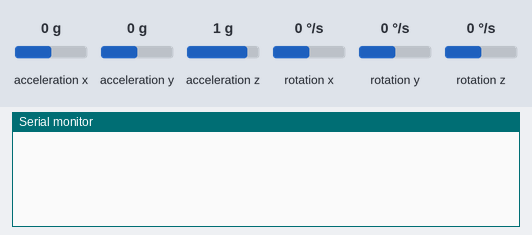
Simulated run of this sketch. Board: Arduino Leonardo, built with avr-gcc and run on an emulated ATmega32U4. Shown: the last lines printed to the serial monitor. The test bench sets the inputs (shaded band); at power-on: acceleration x 0 g, acceleration y 0 g, acceleration z 1 g, rotation x 0 °/s, rotation y 0 °/s, rotation z 0 °/s. USB keyboard and mouse output is not drawn.

Above: at 1.2 s.
1.3 s: acceleration x set to -1.4 g
At 1.9 s:
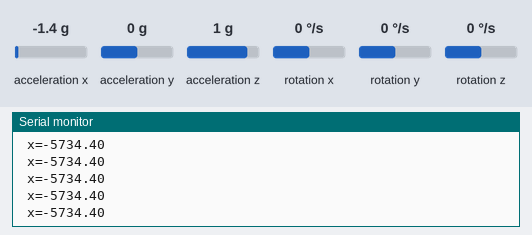
3.2 s: acceleration y set to -1.4 g
At 4.0 s:
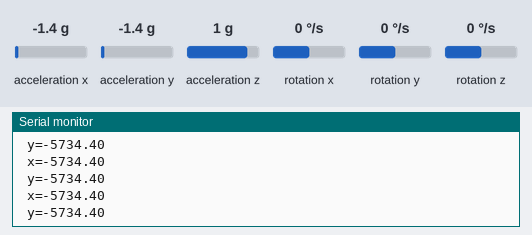
4.7 s: acceleration x set to -0.8 g
At 5.7 s:
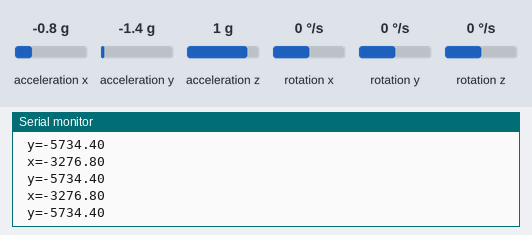

The sketch:

Pin-Nudger.ino
```cpp
// USB joystick function using Arduino Leonardo for nudging
// using MPU6050 as analog x, y for pinball nudging
// Code Adapted by Jerry Gilley

// ==============================Credits From Sources Used=================================================================
// Insperation from Pinscape http://mjrnet.org/pinscape/
// Joystick.h library from MHeironimus https://github.com/MHeironimus/ArduinoJoystickLibrary
// MPU6050_tockn.h library from tockn https://github.com/Tockn/MPU6050_tockn
// j2robin https://github.com/j2robin/PinballNudgeRelay
// Pin Chung
//=========================================================================================================================

#include <Joystick.h>
#include <MPU6050_tockn.h>
#include <Wire.h>

MPU6050 mpu6050(Wire);

Joystick_ Joystick(JOYSTICK_DEFAULT_REPORT_ID,
  JOYSTICK_TYPE_GAMEPAD, 0, 0,      // Define controller as Gamepad, zero buttons and zero hats
  true, true, false,                // Define X and Y axis, no Z axis
  false, false, false,              // No X, Y or Z rotational axis
  false, false,                     // No rudder or throttle
  false, false, false);             // No accelerator, brake or steeting

//Define some variables
float zeroX=0;  //Start X at Zero
float zeroY=0;  //Start Y at Zero

const float XNUDGE_FORCE = .1;  //Define force on X axis to trigger above and below
const float YNUDGE_FORCE = .1;  //Define force on Y axis to trigger above and below

//upper and lower limit on the acceleration translation from the MPU6050 board.
int upperLimit = 1023;
int lowerLimit = -1023;

unsigned long lastTime;
unsigned long currentTime;
unsigned int timeLimit = 10;


void setup() {

  Serial.begin(9600);
  Joystick.begin();
  Wire.begin();
  mpu6050.begin();
  lastTime = 0;
  currentTime = 0;
}


void loop()
{
  mpu6050.update();
   float x=(mpu6050.getAccX());
   float y=(mpu6050.getAccY());

  x-=zeroX;
  y-=zeroY;

 // Map the angles of x, y to joystick position 0 to 1024
 // to reverse the axis, switch the last 2 numbers in the map() function
 if (x < XNUDGE_FORCE && x > (-1* XNUDGE_FORCE)){     // If force is between the XNUDGE_FORCE (-XNUDGE_FORCE<>XNUDGE_FORCE) Then make X zero
    x = 0;
 }
  if (y < YNUDGE_FORCE && y > (-1 * YNUDGE_FORCE)) {  // If force is between the XNUDGE_FORCE (-YNUDGE_FORCE<>YNUDGE_FORCE) Then make Y zero
    y = 0;
 }

   x = x * 4096;  // convert accel to usable axis number
   y = y * 4096;  // convert accel to usable axis number

   //Joystick updates only sent ever 10 ms as this is as fast as VPX and USB can process changes
   //Keeps from overloading USB bus
   currentTime = millis();
   if (currentTime - lastTime > timeLimit) { //Send Update
      Joystick.setXAxis(map(x, lowerLimit,upperLimit, 0,1024));
      Joystick.setYAxis(map(y, lowerLimit,upperLimit, 0, 1024));
      lastTime = millis();
   }

   if (x != 0) { //Debug Code, will be removed
        Serial.print ("\n x="); //Debug Code for info, will be removed
        Serial.print (x); //Debug Code, will be removed
   } //Debug Code
   if (y != 0) { //Debug Code, will be removed
        Serial.print("\n y="); //Debug Code, will be removed
        Serial.print (y); //Debug Code, will be removed
   } //Debug Code, will be removed

}
```

Measured:
- after the input at 1.3 s, the serial monitor: prints a new line at once (image 1)
- after the input at 3.2 s, the serial monitor: prints a new line at once (image 2)
- after the input at 4.7 s, the serial monitor: prints a new line at once (image 3)
